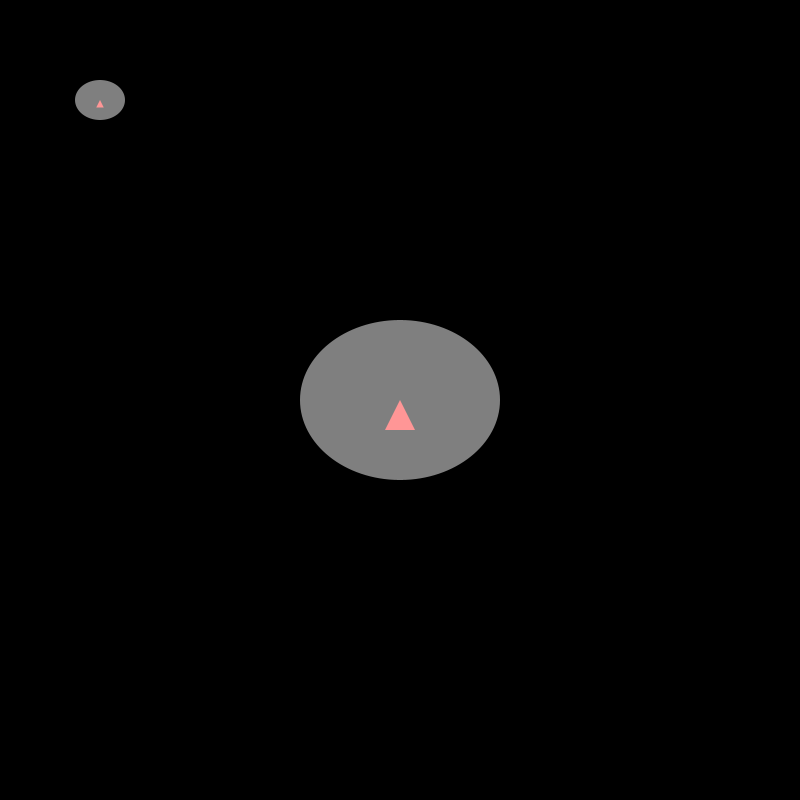
Frame 1 (no input)
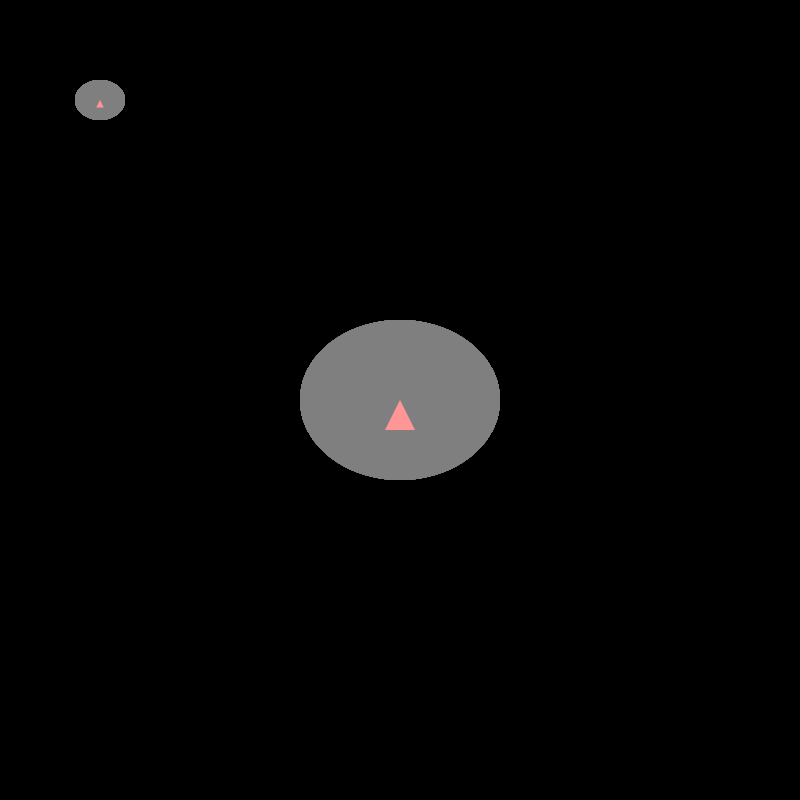
Frame 60 (the mouse pressed at the canvas centre just before this capture)
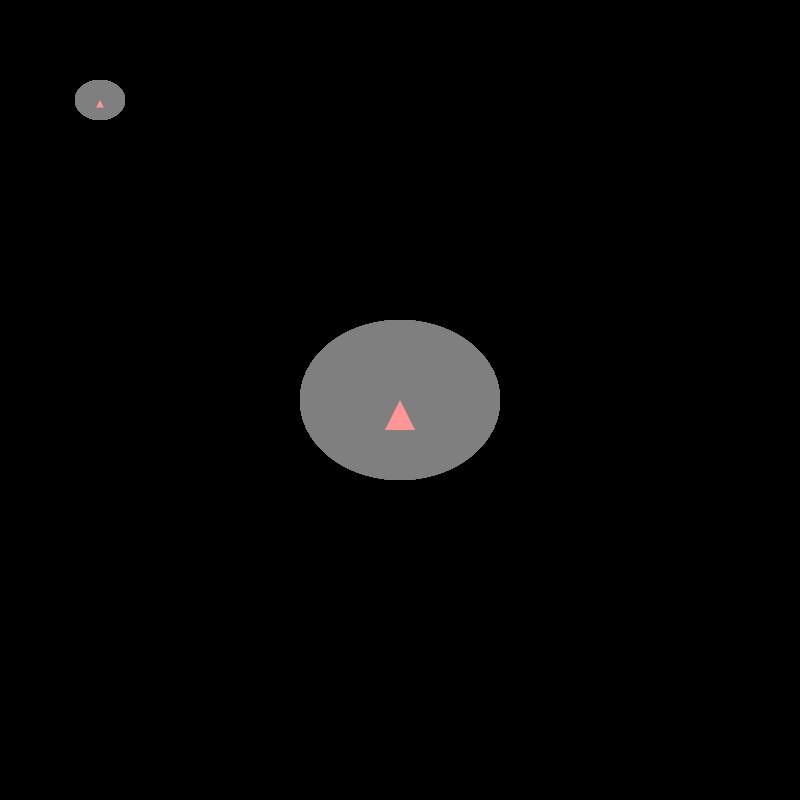
Frame 120 (the mouse held since frame 60 and released just before this capture)

The Processing sketch that drew these frames (run headless with seeded random() and noise(); from frame 60 on, the mouse is pressed at the canvas centre):

// Processing sketch: processing_33673
// ── processing_33673.pde

//float xpos=0;  //xposition of ellipse
//float ypos=0; // y position of ellipse
//int diam=50; // diameter of ellipse
//
//void setup(){
//  size(800,800);
//  noStroke();
//}
//
//void draw(){
//  background(0);
////  ellipse(xpos, ypos, diam, diam);
////  if(keyPressed){
////    if(key == 'a'){
////      xpos++;
////      ypos++;
////    }
////  }
////  println(key);
//}
//
//void keyPressed(){
//  if(key == 'a'){
//    xpos++;
//    ypos++;
//  }
//}

void setup(){
  size(800,800);
  background(0);
}

void draw(){
//  for(int i=0; i<30; i++){
//    rectangle(80+i*20,80+i*30, 10,10);
//  }
  fill(127.5);
  drawKitten(width/2, height/2, 200);
  fill(127.5);
  drawKitten(100,100, 50);
}

//void rectangle(int x, int y, int w, int h){
//  line(x, y, x+w, y);
//  line(x, y, x, y+h);
//  line(x, y+h, x+w, y+h);
//  line(x+w, y, x+w, y+h);
//}

void drawKitten(float x, float y, float w){
  noStroke();
  ellipse(x, y, w, .8*w);
  fill(255,150,150);
  triangle(x, y, x+.075*w, y+.15*w, x-0.075*w, y+.15*w);
}
